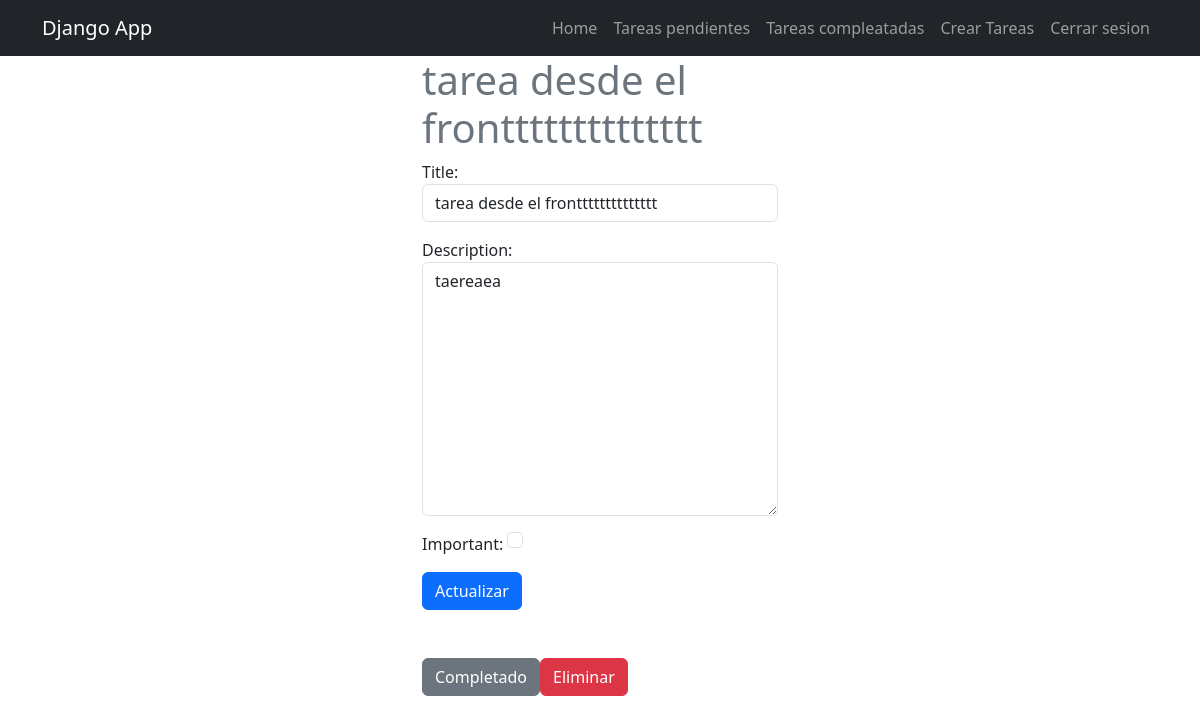
The page /task/4/ (signed in) on the database as committed earlier.
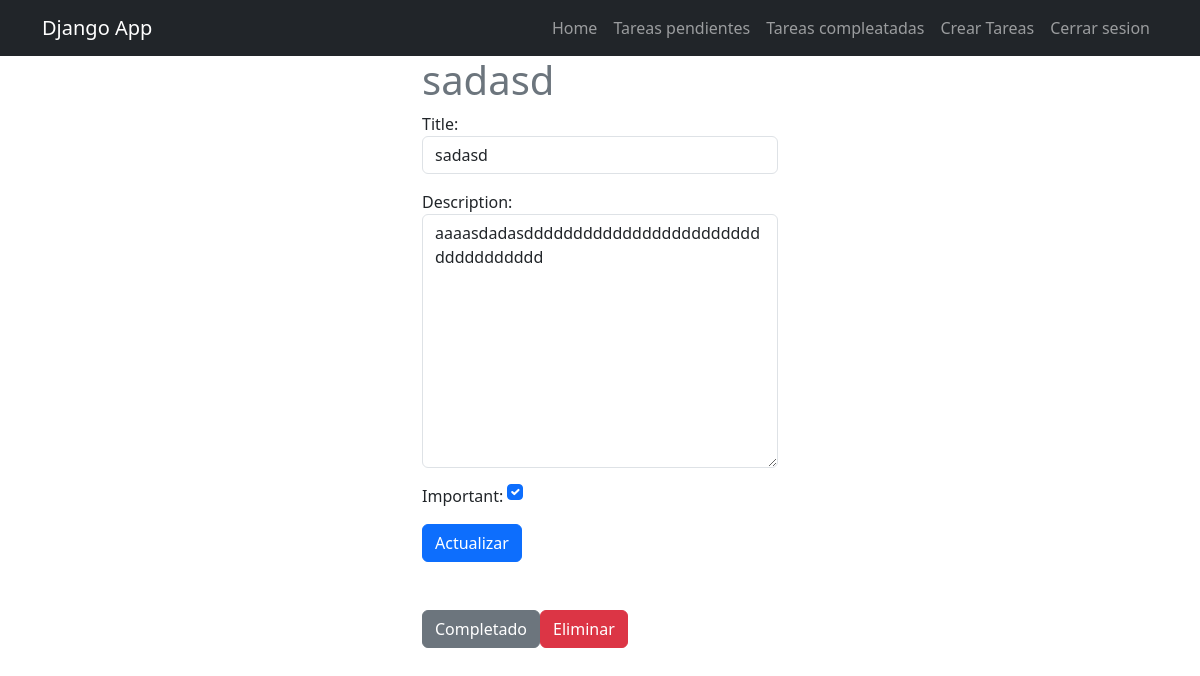
The same page on the database as committed later.
### task/models.py (models this page shows, shortened)
class Task(models.Model):
    title = models.CharField(max_length=200)
    description = models.TextField(max_length=1000)
    created = models.DateTimeField(auto_now_add=True)
    datecompleted = models.DateTimeField(null=True, blank=True)
    important = models.BooleanField(default=False)
    user = models.ForeignKey(User, on_delete=models.CASCADE)

### task/views.py (the view, shortened to what this page needs)
# urls.py: path('task/<int:task_id>/', views.task_detail, name='task_detail'),
@login_required
def task_detail(request, task_id):
    if request.method == 'GET':
        task = get_object_or_404(Task, pk=task_id, user= request.user)
        form = TaskForm(instance=task)
        return render(request, 'task_detail.html', {'task': task, 'form': form})

### task/forms.py
class TaskForm(forms.ModelForm):
    class Meta:
        model = Task
        fields = ['title', 'description', 'important']
        widgets = {
            'title': forms.TextInput(attrs= {'class': 'form-control', 'placeholder': 'Escribe un titulo'}),
            'description': forms.Textarea(attrs= {'class': 'form-control', 'placeholder': 'Escribe una descripcion'}),
            'important': forms.CheckboxInput(attrs= {'class': 'form-check-input m-auto'})
        }

### task/templates/task_detail.html (shortened to what this page needs)
{% extends "base.html" %} {% block content %}
<main class="container">
  <div class="row">
    <div class="col-md-4 offset-md-4">
        <h1 class="text-secondary">{{task.title}}</h1>
        <form method="POST">
          {% csrf_token %} {{form.as_p}}
          <button class="btn btn-primary">Actualizar</button>
        </form>
        <div class="mt-5 d-flex">
          <form action="{% url "complete_task" task.id %}" method="POST">
            <button class="btn btn-secondary">Completado</button>
          </form>
          <form action="{% url "delete_task" task.id %}" method="POST">
            <button class="btn btn-danger">Eliminar</button>
          </form>
        </div>
    </div>
  </div>
</main>
{% endblock %}

Rows that differ between the two databases and show on the page:
changed Task: title "tarea desde el frontttttttttttttt" → "sadasd"; description "taereaea" → "aaaasdadasddddddddddddddddddddddddddddddddddd"; important "☐" → "☑"
